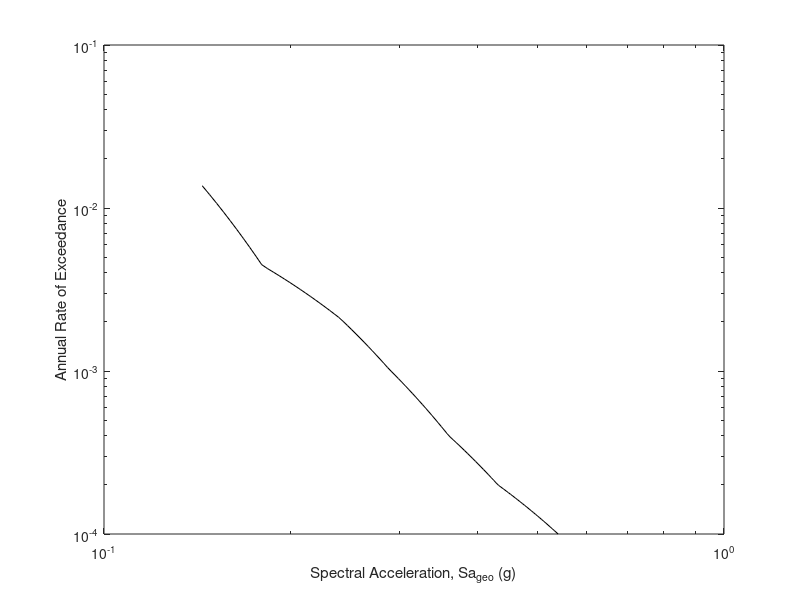

Write the MATLAB code that produced this figure. (Note: this script raises an error after producing the figure.)

%==========================================================================================
% Fragility estimation, hazard analysis, Risk calculation, and R_avl calculation from IDA
% Suman Banerjee, IIT Roorkee, 2024
% s_banerjee@eq.iitr.ac.in
% Geometric mean of intensities; Risk integral truncated for lower and upper bounds
%==========================================================================================

clear; clc;

%%%%%%%%%% INPUTS %%%%%%%%%%

MCE = 0.36;
median_Op = 0.32; std_Op = 0.35;
median_CP = 1.28; std_CP = 0.36;

% Integral lower bound -
low_int_IO = 0.144;
low_int_CP = 0.144;

% Integral upper bound -
high_int_IO = 0.54;
high_int_CP = 0.54;

hazard = [0.144 0.0137; 0.18 0.00444; 0.24 0.00211; 0.288 0.00103; 0.36 0.00040; 0.432 0.0002; 0.54 0.0001];

%%%%%%%%%% END OF INPUTS %%%%%%%%%%

phi_MCE_Op = 1/std_Op*log(MCE/median_Op);
phi_MCE_CP = 1/std_CP*log(MCE/median_CP);

P_MCE_Op = normcdf(phi_MCE_Op)*100;     % P[Op|MCE] for Operational level
P_MCE_CP = normcdf(phi_MCE_CP)*100;     % P[CP|MCE] for Collapse level
fprintf ("Probability of Exceeding Operational given MCE is %6.3f %%\n",P_MCE_Op);
fprintf ("Probability of Exceeding Collapse given MCE is %6.3f %%\n",P_MCE_CP);

% Discretization -
disStep = 100;
dis_IO = (high_int_IO-low_int_IO)/disStep;
dis_CP = (high_int_CP-low_int_CP)/disStep;

% Hazard Curve -
spec_acc_fr_IO_Risk = low_int_IO:dis_IO:high_int_IO;                                    % Hazard lower and upper limits
spec_acc_fr_CP_Risk = low_int_CP:dis_CP:high_int_CP;

for i = 1:size(spec_acc_fr_CP_Risk,2)
    % hazrad_mod(i) = interp1(hazard(:,1),hazard(:,2),spec_acc_fr_CP_Risk(i));
    hazrad_mod(i) = exp(interp1(hazard(:,1),log(hazard(:,2)),spec_acc_fr_CP_Risk(i)));
end


figure
loglog(spec_acc_fr_CP_Risk,hazrad_mod,'k','LineWidth',0.75)
xlabel('Spectral Acceleration, Sa_g_e_o (g)')
ylabel('Annual Rate of Exceedance')
res = 1200;
box on
ax = gca;
ax.LineWidth = 1.2;
set(gca, 'FontName', 'Times New Roman')
x0=500;
y0=300;
width=220;
height=180;
set(gcf,'units','points','position',[x0,y0,width,height]);
print('Hazard Curve.png','-dpng',['-r' num2str(res)]);

% Fragility function -
fragility_Op = makedist('Lognormal','mu',median_Op,'sigma',std_Op);
fragility_CP = makedist('Lognormal','mu',median_CP,'sigma',std_CP);

% Fragility Curve -
frag_high = norminv(0.9999,median_CP, std_CP);                                         % Upper limit for fragility plot
spec_acc_fr = 0:dis_CP:frag_high;
fragility_Op_plot = normcdf((log(spec_acc_fr/median_Op))/std_Op);
fragility_CP_plot = normcdf((log(spec_acc_fr/median_CP))/std_CP);
figure
plot(spec_acc_fr,fragility_Op_plot, '-r', 'linewidth', 1)
hold on
plot(spec_acc_fr,fragility_CP_plot, '-b', 'linewidth', 1)
hold on
grid on
%title('Fragility Curve')
xlabel('Spectral Acceleration, Sa(T1) (g)')
ylabel('Probability of Exceedance')
xlim([0 frag_high])
yticks(0:0.25:1);
%legend('Fragility Curve');
med_IO = round(median_Op,2);
med_CP = round(median_CP,2);
std_IO = round(std_Op,2);
std_CP = round(std_CP,2);
dim = [0.55, 0.2, 0.3, 0.15];
str = {['\mu_I_O = ',num2str(med_IO),', ','\beta_I_O = ',num2str(std_IO)],['\mu_C_P = ',num2str(med_CP),', ','\beta_C_P = ',num2str(std_CP)]};
annotation('textbox',dim,'String',str,'FitBoxToText','on','FontSize', 6, 'FontName', 'Times New Roman', 'BackgroundColor', 'w');
res = 1200;
box on
ax = gca;
ax.LineWidth = 1.2;
set(gca, 'FontName', 'Times New Roman')
x0=500;
y0=300;
width=220;
height=180;
set(gcf,'units','points','position',[x0,y0,width,height]);

% Modification in fragility for area = 1
fragility_IO_mod = truncate(fragility_Op,low_int_IO,high_int_IO);
fragility_CP_mod = truncate(fragility_CP,low_int_CP,high_int_CP);


plot(spec_acc_fr,cdf(fragility_IO_mod,spec_acc_fr),':r','LineWidth',1.5)
plot(spec_acc_fr,cdf(fragility_CP_mod,spec_acc_fr),':b','LineWidth',1.5)
print('Fragility Curve.png','-dpng',['-r' num2str(res)]);

% Fragility for Risk integration -
ii = 0;
for i = low_int_IO:dis_IO:high_int_IO
    ii = ii + 1;
    fragility_Risk_IO(ii) = cdf(fragility_IO_mod,i);
end
ii = 0;
for i = low_int_CP:dis_CP:high_int_CP
    ii = ii + 1;
    fragility_Risk_CP(ii) = cdf(fragility_CP_mod,i);
end

% Risk -
m_IO = size(spec_acc_fr_IO_Risk,2);
for i = 2:m_IO-1
    del_s = spec_acc_fr_IO_Risk(i) - spec_acc_fr_IO_Risk(i-1);
    del_F = fragility_Risk_IO(i) - fragility_Risk_IO(i-1);
    mi = log(hazrad_mod(i)/hazrad_mod(i-1))/del_s;
    ai = hazrad_mod(i)*(1-exp(mi * del_s));
    bi = hazrad_mod(i)/del_s*(exp(mi*del_s)*(del_s-1/mi)+1/mi);
    lambda_IO(i) = fragility_Risk_IO(i)*ai - del_F*bi;
end

sum3_IO = 0;
size3 = size(lambda_IO,2);
for i = 1:size3
    sum3_IO = sum3_IO + lambda_IO(i);
end
mean_ann_R_IO = sum3_IO;
ann_prob_IO = 1-exp(-1*mean_ann_R_IO);
Mean_ann_R_IO = mean_ann_R_IO*100;
Ann_prob_IO = ann_prob_IO*100;
fprintf ("Mean Annual Rate of Exceeding IO is %6.3f %%\n",Mean_ann_R_IO);

m_CP = size(spec_acc_fr_CP_Risk,2);
for i = 2:m_CP-1
    del_s = spec_acc_fr_CP_Risk(i) - spec_acc_fr_CP_Risk(i-1);
    del_F = fragility_Risk_CP(i) - fragility_Risk_CP(i-1);
    mi = log(hazrad_mod(i)/hazrad_mod(i-1))/del_s;
    ai = hazrad_mod(i)*(1-exp(mi * del_s));
    bi = hazrad_mod(i)/del_s*(exp(mi*del_s)*(del_s-1/mi)+1/mi);
    lambda_CP(i) = fragility_Risk_CP(i)*ai - del_F*bi;
end

sum3_CP = 0;
size3 = size(lambda_CP,2);
for i = 1:size3
    sum3_CP = sum3_CP + lambda_CP(i);
end
mean_ann_R_CP = sum3_CP;
ann_prob_CP = 1-exp(-1*mean_ann_R_CP);
Mean_ann_R_CP = mean_ann_R_CP*100;
Ann_prob_CP = ann_prob_CP*100;
fprintf ("Mean Annual Rate of Exceeding CP is %6.3f %%\n",Mean_ann_R_CP);

% Save results to text file -
fid = fopen('Fragility & Risk Results.txt', 'w');
fprintf(fid,"Median for IO = %5.3f g ; Std. Dev. for IO = %5.3f; \nMedian for CP = %5.3f g ; " + ...
    "Std. Dev. for CP = %5.3f; \n\nP[IO|MCE] = %5.2f %%\nP[CP|MCE] = %5.2f %%\n\nMean Annual Rate of Exceeding IO   = %6.3f %%" + ...
    "\nMean Annual Rate of Exceeding CP   = %6.3f %%", median_Op, std_Op, median_CP, std_CP, P_MCE_Op, P_MCE_CP, Mean_ann_R_IO, Mean_ann_R_CP);
fclose(fid);